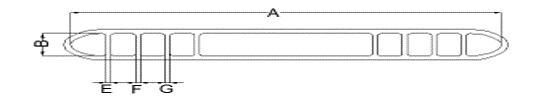
#> input picture src/resources/images/drawing.png, 541 x 97 px
$ python -i rotation_v03.00.04.py   (imports and definitions only)
#> lines starting #> are read from the running program, lines starting #| are printed output that depends on the picture; after the words box and inside, x2 and y2 are one past the last pixel; in counts of white or black regions, pixels touching at a corner belong together
# GUI Rotation code

import cv2
import numpy as np
import matplotlib.pyplot as plt
from scipy.stats import linregress
import os
from pathlib import Path

#######################################################
# Preprocessing functions
#######################################################

def enhance_image(gray_image):
    """
    Enhance image contrast and sharpness
    """
    # Contrast enhancement with CLAHE
    clahe = cv2.createCLAHE(clipLimit=2.0, tileGridSize=(8, 8))
    enhanced = clahe.apply(gray_image)

    # Sharpness enhancement (optional)
    kernel = np.array([[-1, -1, -1], [-1, 9, -1], [-1, -1, -1]])
    sharpened = cv2.filter2D(enhanced, -1, kernel)

    return sharpened

def remove_red_lines(image):
    """
    Remove red measurement lines
    """
    # Convert BGR to HSV
    hsv = cv2.cvtColor(image, cv2.COLOR_BGR2HSV)

    # Define red color range (red in HSV is 0-10 degrees and 160-180 degrees)
    lower_red1 = np.array([0, 100, 100])
    upper_red1 = np.array([10, 255, 255])
    mask1 = cv2.inRange(hsv, lower_red1, upper_red1)

    lower_red2 = np.array([160, 100, 100])
    upper_red2 = np.array([180, 255, 255])
    mask2 = cv2.inRange(hsv, lower_red2, upper_red2)

    # Combine both masks
    red_mask = mask1 + mask2

    # Invert mask (everything except red)
    red_mask_inv = cv2.bitwise_not(red_mask)

    # Apply mask to original image (remove red parts)
    result = cv2.bitwise_and(image, image, mask=red_mask_inv)

    return result

def create_side_mask(image, exclude_percentage=25, smooth_border=True):
    """
    Create mask that excludes specified percentage from both sides of image

    Parameters:
    - image: Input image
    - exclude_percentage: Percentage to exclude from both sides (%)
    - smooth_border: Whether to smooth the border

    Returns:
    - mask: Mask showing valid area (center part is 255, sides are 0)
    """
    height, width = image.shape[:2]
    mask = np.zeros((height, width), dtype=np.uint8)

    # Calculate pixels to exclude
    exclude_pixels = int(width * (exclude_percentage / 100))

    if smooth_border:
        # Gradient area width (pixels)
        gradient_width = int(width * 0.05)  # Set 5% of total width as gradient

        # Set center area (fully included)
        mask[:, exclude_pixels+gradient_width:width-(exclude_pixels+gradient_width)] = 255

        # Left border gradient
        for i in range(gradient_width):
            # Linear increase from 0 to 255
            value = int((i / gradient_width) * 255)
            mask[:, exclude_pixels+i] = value

        # Right border gradient
        for i in range(gradient_width):
            # Linear decrease from 255 to 0
            value = int(((gradient_width - i) / gradient_width) * 255)
            mask[:, width-exclude_pixels-gradient_width+i] = value
    else:
        # Only center area in mask without gradient (excluding both sides)
        mask[:, exclude_pixels:width-exclude_pixels] = 255

    return mask

def create_masked_binary(image_path, exclude_sides_percent=25, smooth_border=True):
    """
    Preprocess image to create masked binary image

    Parameters:
    - image_path: Image file path
    - exclude_sides_percent: Percentage of area to exclude from both sides (%)
    - smooth_border: Whether to smooth mask borders

    Returns:
    - original: Original image
    - masked_binary: Preprocessed binary image
    """
    # Load image
    original = cv2.imread(image_path)
    if original is None:
        print(f"Cannot load image: {image_path}")
        return None, None

    # Remove red measurement lines
    no_red_lines = remove_red_lines(original)

    # Convert to grayscale
    gray = cv2.cvtColor(no_red_lines, cv2.COLOR_BGR2GRAY)

    # Enhance image
    enhanced = enhance_image(gray)

    # Gaussian blur for noise reduction
    blurred = cv2.GaussianBlur(enhanced, (5, 5), 0)

    # Binarization (using Otsu algorithm)
    _, binary = cv2.threshold(blurred, 0, 255, cv2.THRESH_BINARY_INV + cv2.THRESH_OTSU)

    # Morphological operations for noise removal and region connection
    kernel = np.ones((3, 3), np.uint8)
    morph = cv2.morphologyEx(binary, cv2.MORPH_CLOSE, kernel, iterations=2)

    # Create mask excluding both sides
    side_mask = create_side_mask(morph, exclude_sides_percent, smooth_border)

    # Apply mask to exclude side areas
    masked_morph = cv2.bitwise_and(morph, morph, mask=side_mask)

    # Apply morphological operations to prevent artificial contours at borders
    if smooth_border:
        # Light erosion to remove edge noise
        erode_kernel = np.ones((3, 3), np.uint8)
        masked_morph = cv2.erode(masked_morph, erode_kernel, iterations=1)

        # Dilation to restore eroded parts (noise already removed)
        dilate_kernel = np.ones((3, 3), np.uint8)
        masked_morph = cv2.dilate(masked_morph, dilate_kernel, iterations=1)

    return original, masked_morph

#######################################################
# Angle calculation functions (left and right edge processing)
#######################################################

def detect_left_edge(binary_image):
    """
    Detect left edge contour of object

    Parameters:
    - binary_image: Binary image (white object on black background)

    Returns:
    - left_edge_points: List of points representing left edge
    """
    # Find leftmost white pixel in each row
    height, width = binary_image.shape
    left_edge_points = []

    for y in range(height):
        # Find first white pixel from left to right
        row = binary_image[y, :]
        white_pixels = np.where(row > 0)[0]

        if len(white_pixels) > 0:
            left_x = white_pixels[0]
            left_edge_points.append((left_x, y))

    return left_edge_points

def detect_right_edge(binary_image):
    """
    Detect right edge contour of object

    Parameters:
    - binary_image: Binary image (white object on black background)

    Returns:
    - right_edge_points: List of points representing right edge
    """
    # Find rightmost white pixel in each row
    height, width = binary_image.shape
    right_edge_points = []

    for y in range(height):
        # Find last white pixel from left to right
        row = binary_image[y, :]
        white_pixels = np.where(row > 0)[0]

        if len(white_pixels) > 0:
            right_x = white_pixels[-1]  # Rightmost pixel
            right_edge_points.append((right_x, y))

    return right_edge_points

def find_density_regions(edge_points, bin_width=5, top_n=2):
    """
    Find regions with highest density of points based on x coordinates

    Parameters:
    - edge_points: List of (x, y) points
    - bin_width: Histogram bin width
    - top_n: Number of highest density regions to return

    Returns:
    - dense_regions: List of (center_x, count) tuples for highest density regions
    """
    if not edge_points:
        return []

    # Extract x coordinates
    x_coords = [p[0] for p in edge_points]

    # Create histogram of x coordinates
    min_x, max_x = min(x_coords), max(x_coords)
    bins = np.arange(min_x, max_x + bin_width, bin_width)
    hist, bin_edges = np.histogram(x_coords, bins=bins)

    # Get bin centers
    bin_centers = (bin_edges[:-1] + bin_edges[1:]) / 2

    # Create (center_x, count) pairs and sort by count in descending order
    density_regions = [(center, count) for center, count in zip(bin_centers, hist)]
    density_regions.sort(key=lambda x: x[1], reverse=True)

    # Return top N density regions
    return density_regions[:top_n]

def get_points_in_region(edge_points, center_x, tolerance):
    """
    Get points within specified tolerance from center x coordinate

    Parameters:
    - edge_points: List of (x, y) points
    - center_x: Center x coordinate
    - tolerance: Tolerance distance from center x

    Returns:
    - region_points: List of points within specified region
    """
    region_points = [(x, y) for x, y in edge_points if abs(x - center_x) <= tolerance]
    return region_points

def fit_line_to_edge(edge_points):
    """
    Fit line to edge points using linear regression

    Parameters:
    - edge_points: List of (x, y) points representing edge

    Returns:
    - slope: Slope of fitted line
    - intercept: Y-intercept of fitted line
    - r_value: Correlation coefficient
    """
    if not edge_points or len(edge_points) < 2:
        return None, None, None

    x_coords = [p[0] for p in edge_points]
    y_coords = [p[1] for p in edge_points]

    # Linear regression
    slope, intercept, r_value, p_value, std_err = linregress(y_coords, x_coords)

    return slope, intercept, r_value

def calculate_angle_from_vertical(slope):
    """
    Calculate angle from vertical based on slope

    Parameters:
    - slope: Slope of fitted line

    Returns:
    - angle: Angle from vertical (in degrees)
    """
    if slope is None:
        return None

    # Calculate angle from vertical (arctangent of slope)
    angle = np.degrees(np.arctan(slope))

    return angle

def calculate_rotation_angle(binary_image, bin_width=5, tolerance=5):
    """
    Calculate object rotation angle from binary image (considering both left and right edges)

    Parameters:
    - binary_image: Binary image
    - bin_width: Histogram bin width
    - tolerance: Tolerance distance from center x

    Returns:
    - angle: Angle from vertical (in degrees)
    - visualization: Visualization image (optional)
    """
    # Detect left edge and calculate angle
    left_edge_points = detect_left_edge(binary_image)
    left_dense_regions = find_density_regions(left_edge_points, bin_width=bin_width)

    left_angle = None
    if left_dense_regions:
        center_x, _ = left_dense_regions[0]
        region_points = get_points_in_region(left_edge_points, center_x, tolerance)
        slope, intercept, r_value = fit_line_to_edge(region_points)
        left_angle = calculate_angle_from_vertical(slope)

    # Detect right edge and calculate angle
    right_edge_points = detect_right_edge(binary_image)
    right_dense_regions = find_density_regions(right_edge_points, bin_width=bin_width)

    right_angle = None
    if right_dense_regions:
        center_x, _ = right_dense_regions[0]
        region_points = get_points_in_region(right_edge_points, center_x, tolerance)
        slope, intercept, r_value = fit_line_to_edge(region_points)
        right_angle = calculate_angle_from_vertical(slope)

    # Determine angle: use average of both angles or valid single angle
    final_angle = None
    if left_angle is not None and right_angle is not None:
        # Calculate average of both angles
        final_angle = (left_angle + right_angle) / 2
        print(f"Left angle: {left_angle:.2f}°, Right angle: {right_angle:.2f}°, Average: {final_angle:.2f}°")
    elif left_angle is not None:
        final_angle = left_angle
        print(f"Using left angle only: {final_angle:.2f}°")
    elif right_angle is not None:
        final_angle = right_angle
        print(f"Using right angle only: {final_angle:.2f}°")
    else:
        print("Angle calculation failed: Cannot find valid edges on both left and right sides.")

    return final_angle, None

#######################################################
# Image rotation function
#######################################################

def rotate_image(image, angle):
    """
    Rotate image by given angle (to make object vertical)

    Parameters:
    - image: Image to rotate
    - angle: Angle from vertical (in degrees)

    Returns:
    - rotated_image: Rotated image
    """
    if angle is None:
        return image

    # Calculate image center point
    height, width = image.shape[:2]
    center = (width // 2, height // 2)

    # Calculate rotation transformation matrix (rotate in opposite direction to make object vertical)
    # Reverse angle sign to make object vertical
    rotation_matrix = cv2.getRotationMatrix2D(center, -angle, 1.0)

    # Apply rotation
    rotated_image = cv2.warpAffine(image, rotation_matrix, (width, height), flags=cv2.INTER_LINEAR)

    return rotated_image

#######################################################
# Main processing function (modified for GUI integration)
#######################################################

def process_and_rotate_image(image_path, bin_width=5, tolerance=5, exclude_sides_percent=25, smooth_border=True):
    """
    Process image, calculate angle, apply rotation and overwrite original file

    Parameters:
    - image_path: Image file path
    - bin_width: Histogram bin width
    - tolerance: Tolerance distance from center x
    - exclude_sides_percent: Percentage of area to exclude from both sides (%)
    - smooth_border: Whether to smooth mask borders

    Returns:
    - angle: Calculated rotation angle
    """
    # Extract filename (excluding path)
    image_name = os.path.basename(image_path)

    # 1. Create masked binary image through preprocessing
    original, masked_binary = create_masked_binary(
        image_path,
        exclude_sides_percent=exclude_sides_percent,
        smooth_border=smooth_border
    )
#> in create_masked_binary, original is the input picture: shape (97, 541, 3); min 0, max 255, mean 245.1
#> in remove_red_lines, `hsv = cv2.cvtColor(image, cv2.COLOR_BGR2HSV)`: hsv: shape (97, 541, 3); mean H, S, V 0, 0, 245.1
#> in remove_red_lines, `mask1 = cv2.inRange(hsv, lower_red1, upper_red1)`: mask1: shape (97, 541); every value is 0
#> in remove_red_lines, `red_mask_inv = cv2.bitwise_not(red_mask)`: red_mask_inv: shape (97, 541); every value is 255
#> in enhance_image, `sharpened = cv2.filter2D(enhanced, -1, kernel)`:
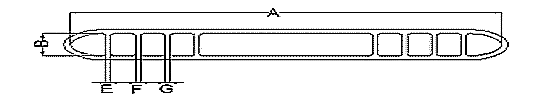
#> sharpened: shape (97, 541); min 0, max 255, mean 235.8
#> in create_masked_binary, `blurred = cv2.GaussianBlur(enhanced, (5, 5), 0)`:
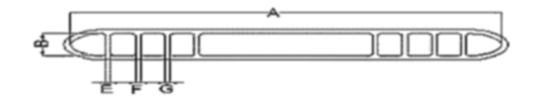
#> blurred: shape (97, 541); min 44, max 255, mean 235.8
#> in create_masked_binary, `_, binary = cv2.threshold(blurred, 0, 255, cv2.THRESH_BINARY_INV + cv2..`:
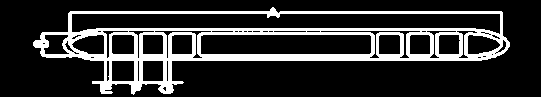
#> binary: shape (97, 541); 18.5% white; 1 white region, box (x1, y1, x2, y2) and area: (33, 7, 510, 95) 9731
#> in create_masked_binary, `morph = cv2.morphologyEx(binary, cv2.MORPH_CLOSE, kernel, iterations=2)`:
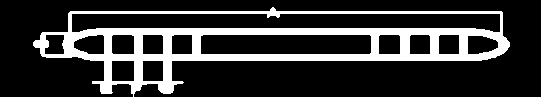
#> morph: shape (97, 541); 20.6% white; 1 white region, box (x1, y1, x2, y2) and area: (33, 7, 510, 97) 10817
#> after the loop in create_side_mask, `for i in range(gradient_width):`:
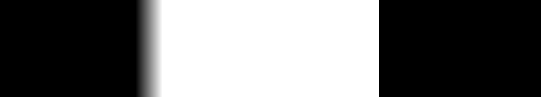
#> mask: shape (97, 541); min 0, max 255, mean 108.4
#> after the loop in create_side_mask, `for i in range(gradient_width):`:
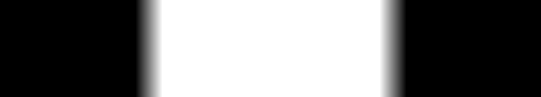
#> mask: shape (97, 541); 4.99% of pixels changed, all inside (x1, y1, x2, y2) = (379, 0, 406, 97)
#> in create_masked_binary, `masked_morph = cv2.bitwise_and(morph, morph, mask=side_mask)`: masked_morph: shape (97, 541); 11.5% white; 2 white regions, box (x1, y1, x2, y2) and area: (136, 28, 406, 94) 5181, (136, 7, 406, 18) 865
#> in create_masked_binary, `masked_morph = cv2.erode(masked_morph, erode_kernel, iterations=1)`:
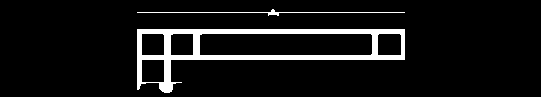
#> masked_morph: shape (97, 541); 7.7% white; 2 white regions, box (x1, y1, x2, y2) and area: (137, 29, 405, 93) 3762, (137, 9, 405, 16) 303
#> in create_masked_binary, `masked_morph = cv2.dilate(masked_morph, dilate_kernel, iterations=1)`: masked_morph: shape (97, 541); 11.5% white; 2 white regions, box (x1, y1, x2, y2) and area: (136, 28, 406, 94) 5180, (136, 8, 406, 17) 859

    if original is None or masked_binary is None:
        print(f"Image processing failed: {image_path}")
        return None

    # 2. Calculate angle considering both edges
    angle, _ = calculate_rotation_angle(
        masked_binary,
        bin_width=bin_width,
        tolerance=tolerance
    )
#> the loop in detect_left_edge, `for y in range(height):` made 97 passes
#> (white_pixels, left_x) on passes 9, 10, 11, 17: ([271, 272, 273, 274], 271), ([270, 271, 272, 273, 274, 275], 270), ([270, 271, 272, 273, 274, 275], 270), ([267, 268, 269, 276, 277, 278, 279], 267)
#> left_x on passes 12, 13, 14, 15, 16, 29: 136, 136, 136, 267, 267, 136
#> after the loop in detect_left_edge, `for y in range(height):`: left_edge_points = 75 pairs, first value 136 to 271, second value 8 to 93
#> in find_density_regions, `x_coords = [p[0] for p in edge_points]`: x_coords = 75 values, max 271 at index 0, min 136 at index 3, mean 147.6
#> in find_density_regions, `min_x, max_x = min(x_coords), max(x_coords)`: min_x = 136; max_x = 271
#> in find_density_regions, `hist, bin_edges = np.histogram(x_coords, bins=bins)`: hist = 27 values, max 66 at index 0, min 0 at index 1, mean 2.78; bin_edges = 28 values from 136 to 271
#> in find_density_regions, `bin_centers = (bin_edges[:-1] + bin_edges[1:]) / 2`: bin_centers = 27 values from 138.5 to 268.5
#> in find_density_regions, `density_regions = [(center, count) for center, count in zip(bin_center..`: density_regions = 27 pairs, first value 138.5 to 268.5, second value 0 to 66
#> in calculate_rotation_angle, `left_dense_regions = find_density_regions(left_edge_points, bin_width=..`: left_dense_regions = [(138.5, 66), (268.5, 6)]
#> in calculate_rotation_angle, `center_x, _ = left_dense_regions[0]`: center_x = 138.5
#> in get_points_in_region, `region_points = [(x, y) for x, y in edge_points if abs(x - center_x) <..`: region_points = 66 pairs, first value 136 to 136, second value 11 to 90
#> in fit_line_to_edge, `x_coords = [p[0] for p in edge_points]`: x_coords = 66 values from 136 to 136
#> in fit_line_to_edge, `y_coords = [p[1] for p in edge_points]`: y_coords = 66 values from 11 to 90
#> in fit_line_to_edge, `slope, intercept, r_value, p_value, std_err = linregress(y_coords, x_c..`: slope = 0; intercept = 136; r_value = 0; p_value = 1; std_err = 0
#> in calculate_rotation_angle, `slope, intercept, r_value = fit_line_to_edge(region_points)`: intercept = 136; r_value = 0
#> the loop in detect_right_edge, `for y in range(height):` made 97 passes
#> (white_pixels, right_x) on passes 9, 10, 11, 17: ([271, 272, 273, 274], 274), ([270, 271, 272, 273, 274, 275], 275), ([270, 271, 272, 273, 274, 275], 275), ([267, 268, 269, 276, 277, 278, 279], 279)
#> right_x on passes 12, 13, 14, 15, 16, 29: 405, 405, 405, 279, 279, 405
#> after the loop in detect_right_edge, `for y in range(height):`: right_edge_points = 75 pairs, first value 170 to 405, second value 8 to 93
#> in calculate_rotation_angle, `right_dense_regions = find_density_regions(right_edge_points, bin_widt..`: right_dense_regions = [(402.5, 36), (172.5, 29)]
#> in calculate_rotation_angle, `center_x, _ = right_dense_regions[0]`: center_x = 402.5
#> in calculate_rotation_angle, `region_points = get_points_in_region(right_edge_points, center_x, tole..`: region_points = 36 pairs, first value 405 to 405, second value 11 to 60
#> in calculate_rotation_angle, `slope, intercept, r_value = fit_line_to_edge(region_points)`: intercept = 405
#> in calculate_rotation_angle, `right_angle = calculate_angle_from_vertical(slope)`: right_angle = 0
#| Left angle: 0.00°, Right angle: 0.00°, Average: 0.00°
#> angle = 0

    if angle is None:
        print(f"Angle calculation failed: {image_path}")
        return None

    print(f"[{image_name}] Rotation angle: {angle:.2f}°")
#| [drawing.png] Rotation angle: 0.00°

    # 3. Apply rotation
    rotated_image = rotate_image(original, angle)
#> in rotate_image, `rotation_matrix = cv2.getRotationMatrix2D(center, -angle, 1.0)`: rotation_matrix = [[1, 0, 0], [0, 1, 0]]

    # 4. Overwrite original file
    cv2.imwrite(image_path, rotated_image)
    print(f"File overwrite complete: {image_path}")

    return angle

# [86 lines left out: functions rotate_all_images_in_directory, rotate_capture_set, not called in this run]

# Main function for test execution
# [18 lines not run here, left out]

>>> result = process_and_rotate_image('../resources/images/drawing.png')
#> result = 0
